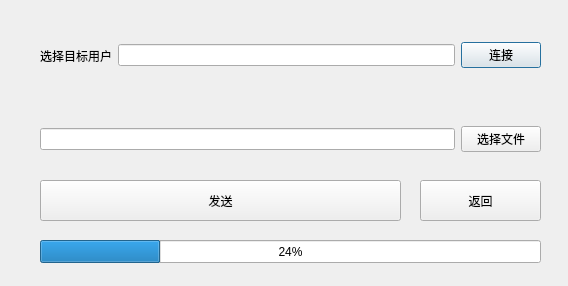
<?xml version="1.0" encoding="UTF-8"?>
<ui version="4.0">
 <class>SendFileDialog</class>
 <widget class="QDialog" name="SendFileDialog">
  <property name="geometry">
   <rect>
    <x>0</x>
    <y>0</y>
    <width>568</width>
    <height>286</height>
   </rect>
  </property>
  <property name="windowTitle">
   <string>Dialog</string>
  </property>
  <widget class="QWidget" name="horizontalLayoutWidget">
   <property name="geometry">
    <rect>
     <x>40</x>
     <y>20</y>
     <width>501</width>
     <height>71</height>
    </rect>
   </property>
   <layout class="QHBoxLayout" name="horizontalLayout">
    <item>
     <widget class="QLabel" name="label">
      <property name="text">
       <string>选择目标用户</string>
      </property>
     </widget>
    </item>
    <item>
     <widget class="QLineEdit" name="usrLet"/>
    </item>
    <item>
     <widget class="QPushButton" name="linkPbt">
      <property name="text">
       <string>连接</string>
      </property>
     </widget>
    </item>
   </layout>
  </widget>
  <widget class="QWidget" name="horizontalLayoutWidget_2">
   <property name="geometry">
    <rect>
     <x>40</x>
     <y>100</y>
     <width>501</width>
     <height>78</height>
    </rect>
   </property>
   <layout class="QHBoxLayout" name="horizontalLayout_2">
    <item>
     <widget class="QLineEdit" name="fileLet"/>
    </item>
    <item>
     <widget class="QPushButton" name="choosePbt">
      <property name="text">
       <string>选择文件</string>
      </property>
     </widget>
    </item>
   </layout>
  </widget>
  <widget class="QPushButton" name="sendPbt">
   <property name="geometry">
    <rect>
     <x>40</x>
     <y>180</y>
     <width>361</width>
     <height>41</height>
    </rect>
   </property>
   <property name="text">
    <string>发送</string>
   </property>
  </widget>
  <widget class="QPushButton" name="backPbt">
   <property name="geometry">
    <rect>
     <x>420</x>
     <y>180</y>
     <width>121</width>
     <height>41</height>
    </rect>
   </property>
   <property name="text">
    <string>返回</string>
   </property>
  </widget>
  <widget class="QProgressBar" name="progressBar">
   <property name="geometry">
    <rect>
     <x>40</x>
     <y>240</y>
     <width>501</width>
     <height>23</height>
    </rect>
   </property>
   <property name="value">
    <number>24</number>
   </property>
  </widget>
 </widget>
 <resources/>
 <connections/>
</ui>
